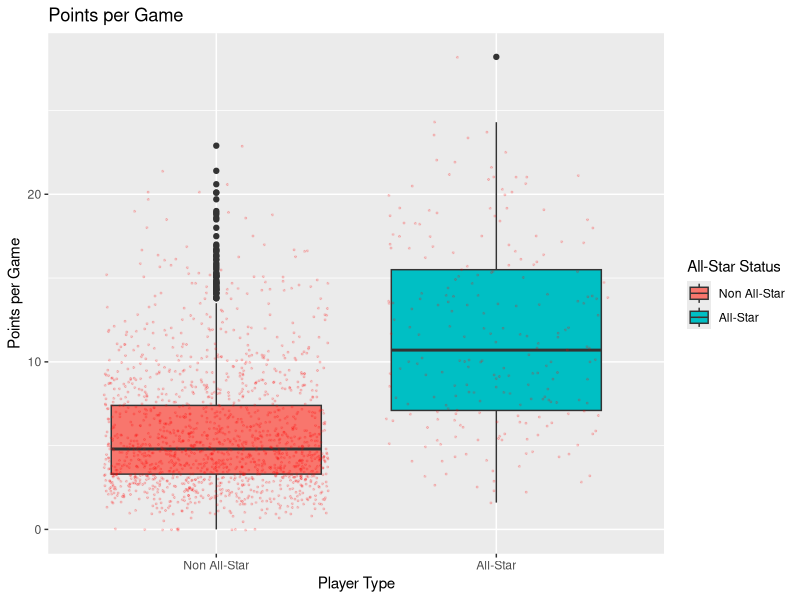
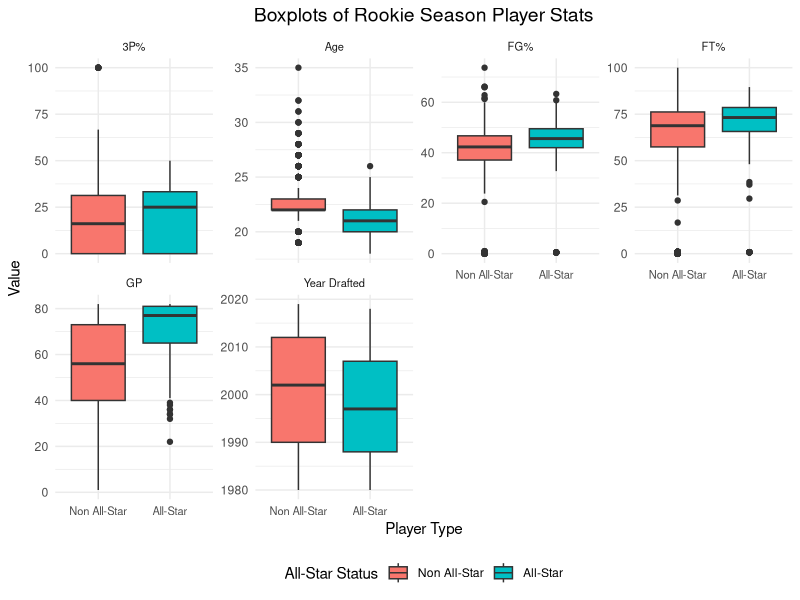
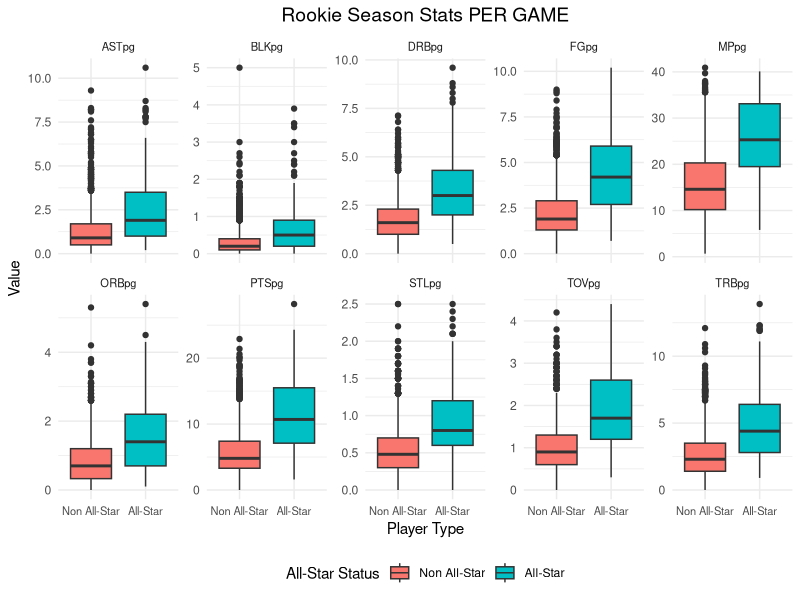
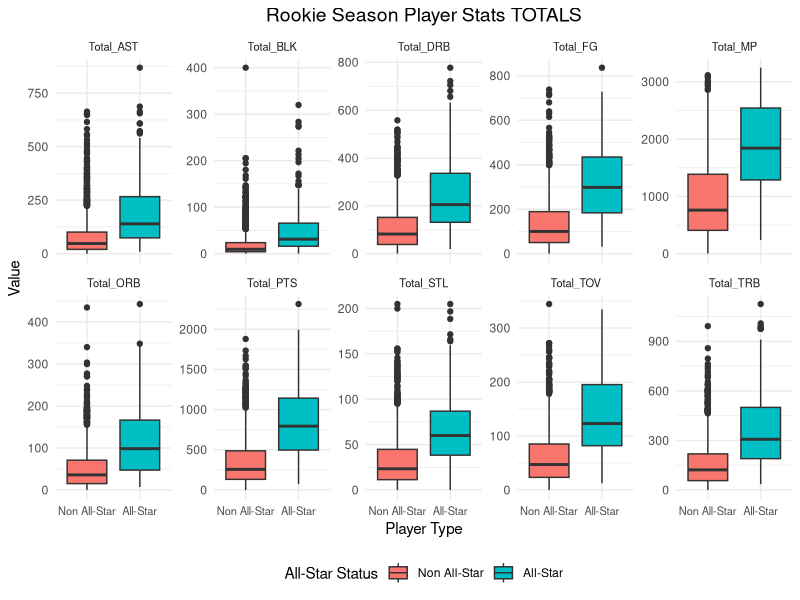

Here is the R script that generated these plots, in order:
library(dplyr)
library(tidyr)
library(ggplot2)
library(readr)
library(ggrepel)
library(forcats)  # Added for as_factor() function

df <- read_csv("nba_rookie_data_cleaned.csv")
glimpse(df)

# Code to create boxplot for ONE specific stat/column, change the y= to desired column in the aes
df |> ggplot(aes(x = factor(was_all_star), 
                y = PTSpg, 
                fill = factor(was_all_star))) +
          geom_boxplot() +
          geom_jitter(color = "red", size = 0.4, alpha = 0.15) +
          ggtitle("Points per Game") +
          scale_x_discrete(labels = c("0" = "Non All-Star", "1" = "All-Star")) +
          scale_fill_discrete(name = "All-Star Status", labels = c("0" = "Non All-Star", "1" = "All-Star")) +
          labs(x = "Player Type", y = "Points per Game")
  
# Reshape to general statistics such as field goal and free throw percentages
df_long <- df |> 
  pivot_longer(
    cols = where(is.numeric) & !was_all_star & !matches("pg$"),
    names_to = "Statistic",
    values_to = "Value"
  )

# Boxplots for general stats - IMPROVED: Added ncol=4 for better layout
player_stats_plot <- ggplot(df_long, aes(x = factor(was_all_star), y = Value, fill = factor(was_all_star))) +
  geom_boxplot() +
  # geom_jitter(color = "gray", size = 0.4, alpha = 0.1) +
  facet_wrap(~Statistic, scales = "free_y", ncol = 4) +
  scale_x_discrete(labels = c("0" = "Non All-Star", "1" = "All-Star")) +
  scale_fill_discrete(name = "All-Star Status", labels = c("0" = "Non All-Star", "1" = "All-Star")) +
  labs(
    title = "Boxplots of Rookie Season Player Stats",
    x = "Player Type",
    y = "Value"
  ) +
  theme_minimal() +
  theme(
    plot.title = element_text(size = 14, hjust = 0.5),
    strip.text = element_text(size = 8),
    axis.text.x = element_text(size = 8),
    legend.position = "bottom"
  )

# Reshape selected stat columns for PER GAME stats
df_long_pg <- df |> 
  pivot_longer(
    cols = where(is.numeric) & !was_all_star & matches("pg$"),
    names_to = "Statistic",
    values_to = "Value"
  )

# Boxplots for all PER GAME stats - IMPROVED: Added ncol=5 for better layout
stats_pergame_plot <- ggplot(df_long_pg, aes(x = factor(was_all_star), y = Value, fill = factor(was_all_star))) +
  geom_boxplot() +
  # geom_jitter(color = "gray", size = 0.4, alpha = 0.1) +
  facet_wrap(~Statistic, scales = "free_y", ncol = 5) +
  scale_x_discrete(labels = c("0" = "Non All-Star", "1" = "All-Star")) +
  scale_fill_discrete(name = "All-Star Status", labels = c("0" = "Non All-Star", "1" = "All-Star")) +
  labs(
    title = "Rookie Season Stats PER GAME",
    x = "Player Type",
    y = "Value"
  ) +
  theme_minimal() +
  theme(
    plot.title = element_text(size = 14, hjust = 0.5),
    strip.text = element_text(size = 8),
    axis.text.x = element_text(size = 8),
    legend.position = "bottom"
  )

# Get total stats for rookie season by multiplying per game stats by games played
# Find all column names that contain "pg" 
pg_cols <- grep("pg$", names(df), value = TRUE)

df_total <- df
# Multiply them by GP to get total stats for rookie season across all games 
for (col in pg_cols) {
  total_col <- paste0("Total_", sub("pg$", "", col))  # rename STATpg columns with total_stat
  df_total[[total_col]] <- df[[col]] * df$GP
}

# View the total stats columns
df_total[, c("Name", "GP", grep("Total_", names(df_total), value = TRUE))]

df_long_total <- df_total |> 
  pivot_longer(
    cols = where(is.numeric) & !was_all_star & matches("Total"),
    names_to = "Statistic",
    values_to = "Value"
  )

# IMPROVED: Added ncol=5 and better styling for total stats plot
stats_total_plot <- ggplot(df_long_total, aes(x = factor(was_all_star), y = Value, fill = factor(was_all_star))) +
  geom_boxplot() +
  # geom_jitter(color = "gray", size = 0.4, alpha = 0.1) +
  facet_wrap(~Statistic, scales = "free_y", ncol = 5) +
  scale_x_discrete(labels = c("0" = "Non All-Star", "1" = "All-Star")) +
  scale_fill_discrete(name = "All-Star Status", labels = c("0" = "Non All-Star", "1" = "All-Star")) +
  labs(
    title = "Rookie Season Player Stats TOTALS",
    x = "Player Type",
    y = "Value"
  ) +
  theme_minimal() +
  theme(
    plot.title = element_text(size = 14, hjust = 0.5),
    strip.text = element_text(size = 8),
    axis.text.x = element_text(size = 8),
    legend.position = "bottom"
  )

# Check if df_long_total was created properly
print(paste("Number of rows in df_long_total:", nrow(df_long_total)))
print(paste("Unique statistics:", paste(unique(df_long_total$Statistic), collapse = ", ")))

ggsave("images/player_stats_plot.png", player_stats_plot, width = 12, height = 8, dpi = 300)
ggsave("images/stats_pergame_plot.png", stats_pergame_plot, width = 15, height = 10, dpi = 300)
ggsave("images/stats_total_plot.png", stats_total_plot, width = 15, height = 10, dpi = 300)